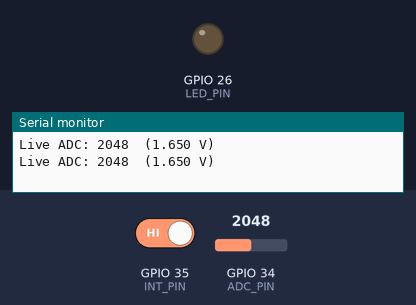
The sketch below on a simulated ESP32. Parts: output pins drawn as LEDs (lit = HIGH), the last lines printed to the serial monitor. Inputs (shaded band) come from the test bench; at power-on: GPIO 35 (INT_PIN) HIGH, GPIO 34 (ADC_PIN) = 2048.

Above: at 1.2 s.
1.3 s: GPIO 35 (INT_PIN) driven LOW
At 1.37 s:
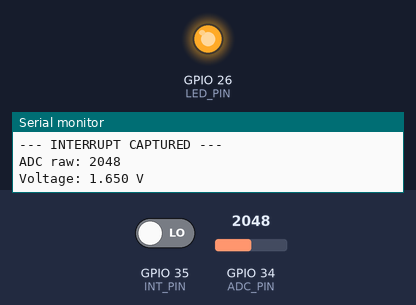
Timing chart, 0 to 4.3 s (numbered marks = the images above; inputs shaded):
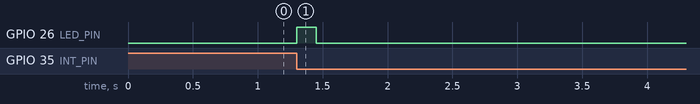

Measured:
- after the input at 1.3 s, GPIO 26 (LED_PIN): LOW → HIGH at once, → LOW 0.15 s later

The sketch:

AnalogDigital_Interrupt.ino
```cpp
/*
  Analog + Digital Interrupt - GPIO 32-39
  GPIO 32-39 support both ADC (analog read) and digital interrupts.

  A potentiometer on GPIO 34 (ADC-only input, no pull-up/down) is read
  continuously.  A separate digital interrupt on GPIO 35 (also ADC-capable)
  uses a button to log the current ADC reading at the moment of press.

  Wiring:
    - Potentiometer: outer pins to 3.3 V and GND, wiper to GPIO 34
    - Button:        one leg to GPIO 35, other leg to GND
      (GPIO 32-39 have no internal pull-up; add a 10 kΩ pull-up to 3.3 V)
    - LED:           anode to GPIO 26 through 330Ω resistor, cathode to GND

  Note: GPIO 34-39 are INPUT ONLY — do not drive them as outputs.
*/

#define ADC_PIN     34   // Analog read (potentiometer wiper)
#define INT_PIN     35   // Digital interrupt (button), also ADC-capable
#define LED_PIN     26

volatile bool   captureFlag = false;
volatile unsigned long lastISRTime = 0;
const unsigned long DEBOUNCE_MS   = 200;

void IRAM_ATTR handleInterrupt() {
  unsigned long now = millis();
  if (now - lastISRTime > DEBOUNCE_MS) {
    captureFlag  = true;
    lastISRTime  = now;
  }
}

void setup() {
  Serial.begin(115200);

  pinMode(LED_PIN, OUTPUT);
  digitalWrite(LED_PIN, LOW);

  // GPIO 34-39 are input-only; no pinMode OUTPUT allowed
  pinMode(INT_PIN, INPUT);   // External pull-up required

  attachInterrupt(digitalPinToInterrupt(INT_PIN), handleInterrupt, FALLING);

  Serial.println("Analog+Digital Interrupt ready.");
  Serial.println("Turn pot to set level; press button on GPIO 35 to capture.");
}

void loop() {
  // Continuously show ADC value
  int adcValue    = analogRead(ADC_PIN);
  float voltage   = adcValue * (3.3f / 4095.0f);

  if (captureFlag) {
    captureFlag = false;
    Serial.println("--- INTERRUPT CAPTURED ---");
    Serial.print("ADC raw: "); Serial.println(adcValue);
    Serial.print("Voltage: "); Serial.print(voltage, 3); Serial.println(" V");

    // Blink LED to acknowledge
    digitalWrite(LED_PIN, HIGH);
    delay(150);
    digitalWrite(LED_PIN, LOW);
  }

  // Print live ADC reading every 500 ms
  static unsigned long lastPrint = 0;
  if (millis() - lastPrint > 500) {
    lastPrint = millis();
    Serial.print("Live ADC: "); Serial.print(adcValue);
    Serial.print("  ("); Serial.print(voltage, 3); Serial.println(" V)");
  }
}
```
